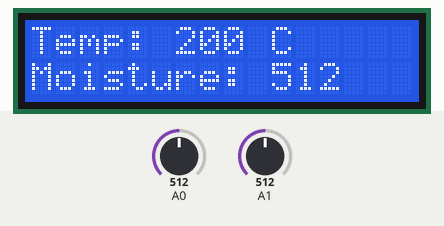
Simulated run of this sketch. Board: Arduino Uno, built with avr-gcc and run on an emulated ATmega328P. Parts: 16×2 character LCD. Inputs (shaded band) come from the test bench; at power-on: A0 = 512, A1 = 512. What the sketch prints to the serial monitor is not drawn.

Above: at 1.1 s.

The sketch:

case_study2_main.ino
```cpp
#include <LiquidCrystal.h>

LiquidCrystal lcd(12, 11, 5, 4, 3, 2);
int temp;
int moisture; // Variable for soil moisture
String ssid     = "******";  // SSID to connect to
String password = "********"; // Our virtual wifi has no password
String host     = "api.thingspeak.com"; // ThingSpeak API
const int httpPort   = 80;
String baseUri     = "/update?api_key=****************"; // Base URI for ThingSpeak

int setupESP8266(void) {
  // Start our ESP8266 Serial Communication
  Serial.begin(115200);   // Serial connection over USB to computer
  Serial.println("AT");   // Serial connection on Tx / Rx port to ESP8266
  delay(10);        // Wait a little for the ESP to respond
  if (!Serial.find("OK")) return 1;

  // Connect to 123D Circuits Simulator Wifi
  Serial.println("AT+CWJAP=\"" + ssid + "\",\"" + password + "\"");
  delay(10);        // Wait a little for the ESP to respond
  if (!Serial.find("OK")) return 2;

  // Open TCP connection to the host:
  Serial.println("AT+CIPSTART=\"TCP\",\"" + host + "\"," + httpPort);
  delay(50);        // Wait a little for the ESP to respond
  if (!Serial.find("OK")) return 3;

  return 0;
}

void anydata(void) {
  temp = map(analogRead(A0), 20, 358, -40, 125); // Read temperature
  moisture = analogRead(A1); // Read soil moisture from A1

  // Corrected HTTP call for soil moisture and temperature
  String httpPacket = "GET " + baseUri + "&field1=" + String(moisture) + "&field2=" + String(temp) + " HTTP/1.1\r\nHost: " + host + "\r\n\r\n";
  int length = httpPacket.length();

  Serial.print("AT+CIPSEND=");
  Serial.println(length);
  delay(10); // Wait a little for the ESP to respond
  Serial.print(httpPacket);
  delay(10); // Wait for the data to be sent
}

void setup() {
  setupESP8266();
  lcd.begin(16, 2);
}

void loop() {
  anydata();

  // Update LCD with temperature and soil moisture
  lcd.setCursor(0, 0);
  lcd.print("Temp: ");
  lcd.print(temp);
  lcd.print(" C");

  lcd.setCursor(0, 1);
  lcd.print("Moisture: ");
  lcd.print(moisture);

  delay(20000); // Delay to respect ThingSpeak's 15-second rule and ensure stability
}
```
